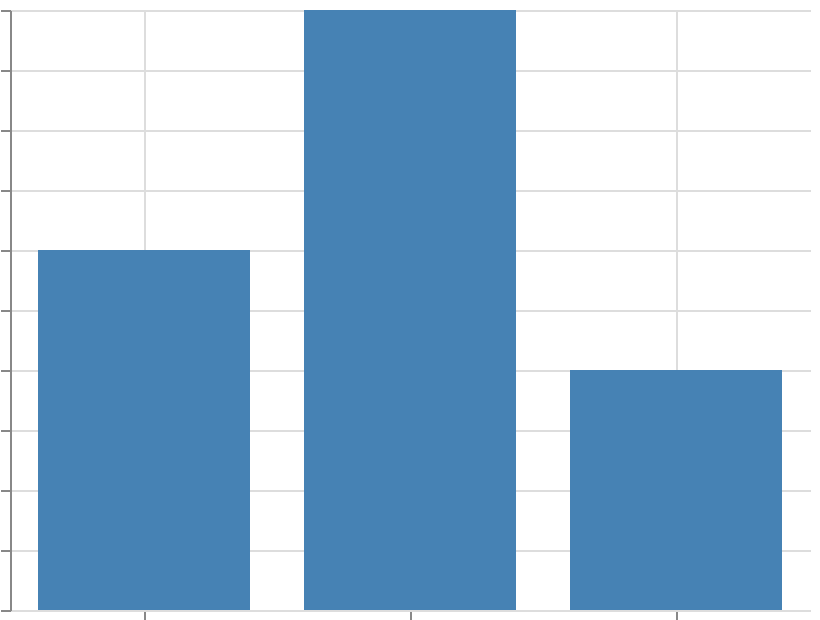

Vega-Lite specification stored for this chart:
### Vega specification from a JSON file in a GitHub repository (floating-point values rounded to 4 significant figures)
{"$schema": "https://vega.github.io/schema/vega/v6.json", "width": 400, "height": 300, "padding": 5, "autosize": "none", "data": [{"name": "table", "values": [{"cat": "A", "val": 3}, {"cat": "B", "val": 5}, {"cat": "C", "val": 2}]}], "scales": [{"name": "x", "type": "band", "domain": {"data": "table", "field": "cat", "sort": true}, "range": "width", "round": true, "paddingInner": 0.2, "paddingOuter": 0.1}, {"name": "y", "type": "linear", "domain": {"data": "table", "field": "val"}, "range": [{"signal": "height"}, 0], "zero": true, "nice": true}], "marks": [{"type": "rect", "from": {"data": "table"}, "encode": {"update": {"x": {"scale": "x", "field": "cat"}, "width": {"scale": "x", "band": 1}, "y": {"scale": "y", "field": "val"}, "y2": {"scale": "y", "value": 0}, "fill": {"value": "steelblue"}}}}], "axes": [{"scale": "x", "orient": "bottom", "grid": true, "labels": false}, {"scale": "y", "orient": "left", "grid": true, "labels": false}]}
